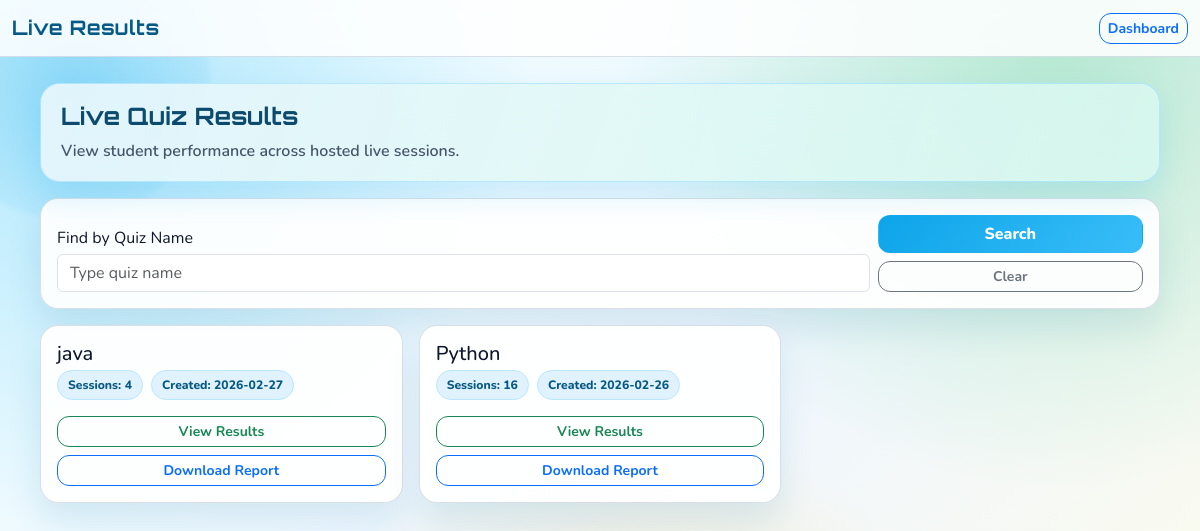
Screenshot of /teacher/live_results (signed in) with the database file from the repository.
### tables this page shows
CREATE TABLE Quizzes(
    quiz_id INTEGER PRIMARY KEY AUTOINCREMENT,

    quiz_name TEXT NOT NULL,
    description TEXT,

    created_by INTEGER NOT NULL,      -- teacher_id

    subject TEXT,                     -- optional
    quiz_code TEXT UNIQUE,            -- practice join code

    mode TEXT DEFAULT 'practice',     -- 'practice' or 'live'

    created_at DATETIME DEFAULT CURRENT_TIMESTAMP,

    FOREIGN KEY (created_by) REFERENCES Users(user_id)
);

### app.py (the view)
@app.route('/teacher/live_results')
@login_required
def teacher_live_results_overview():
    if session.get('role') != 'Teacher':
        flash("Access denied")
        return redirect('/login')
    quiz_query = (request.args.get('q') or '').strip()
    with get_db_connection() as conn:
        filters = ["q.created_by=?"]
        params = [session['user_id']]
        if quiz_query:
            filters.append("LOWER(q.quiz_name) LIKE ?")
            params.append(f"%{quiz_query.lower()}%")
        quizzes = conn.execute(
            f"""
            SELECT
                q.quiz_id,
                q.quiz_name,
                q.created_at,
                COUNT(DISTINCT ls.session_id) AS session_count
            FROM Quizzes q
            LEFT JOIN live_sessions ls ON ls.quiz_id = q.quiz_id
            WHERE {" AND ".join(filters)}
            GROUP BY q.quiz_id, q.quiz_name, q.created_at
            ORDER BY q.quiz_id DESC
            """,
            tuple(params)
        ).fetchall()
    return render_template(
        'teacher/live_results_overview.html',
        quizzes=quizzes,
        quiz_query=quiz_query
    )

### app.py (called while the page is built)
def get_db_connection():
    return DBConnection(DATABASE)

def login_required(f):
    @wraps(f)
    def decorated_function(*args, **kwargs):
        if 'user_id' not in session:
            flash("Please login first")
            return redirect(url_for('login'))
        return f(*args, **kwargs)
    return decorated_function

    def __enter__(self):
        return self.conn

    def __exit__(self, exc_type, exc_val, exc_tb):
        if exc_type is None:
            self.conn.commit()
        else:
            self.conn.rollback()
        self.conn.close()

### templates/teacher/live_results_overview.html (shortened to what this page needs)
<!DOCTYPE html>
<html lang="en">
<head>
<link href="https://cdn.jsdelivr.net/npm/bootstrap@5.3.2/dist/css/bootstrap.min.css" rel="stylesheet">
<link href="{{ url_for('static', filename='css/ui-system.css') }}" rel="stylesheet">
</head>
<body class="app-bg theme-{{ session.get('theme_mode', 'light') }} font-{{ session.get('font_scale', 'medium') }}">
<nav class="navbar navbar-expand-lg topbar">
    <div class="container-fluid">
        <span class="navbar-brand">Live Results</span>
        <a href="{{ url_for('teacher_dashboard') }}" class="btn btn-outline-primary btn-sm">Dashboard</a>
    </div>
</nav>
<div class="page-wrap">
    <div class="section-hero mb-3">
        <h2>Live Quiz Results</h2>
        <p>View student performance across hosted live sessions.</p>
    </div>
    <div class="glass-card p-3 mb-3">
        <form method="GET" class="row g-2 align-items-end">
            <div class="col-12 col-md-9">
                <label class="form-label mb-1">Find by Quiz Name</label>
                <input type="text" name="q" class="form-control" placeholder="Type quiz name" value="{{ quiz_query or '' }}">
            </div>
            <div class="col-12 col-md-3 d-grid gap-2">
                <button class="btn btn-brand" type="submit">Search</button>
                <a class="btn btn-outline-secondary btn-sm" href="{{ url_for('teacher_live_results_overview') }}">Clear</a>
            </div>
        </form>
    </div>
    {% if quizzes %}
    <div class="row g-3">
        {% for quiz in quizzes %}
        <div class="col-12 col-md-6 col-lg-4">
            <div class="glass-card p-3 h-100">
                <h5 class="mb-1">{{ quiz['quiz_name'] }}</h5>
                <div class="d-flex gap-2 flex-wrap mb-3">
                    <span class="chip">Sessions: {{ quiz['session_count'] or 0 }}</span>
                    <span class="chip">Created: {{ quiz['created_at'][:10] if quiz['created_at'] else '-' }}</span>
                </div>
                <div class="d-grid gap-2">
                    <a href="{{ url_for('teacher_live_quiz_results', quiz_id=quiz['quiz_id']) }}" class="btn btn-outline-success btn-sm">View Results</a>
                    <a href="{{ url_for('teacher_live_quiz_results_export', quiz_id=quiz['quiz_id']) }}" class="btn btn-outline-primary btn-sm">Download Report</a>
                </div>
            </div>
        </div>
        {% endfor %}
    </div>
    {% else %}
    <div class="glass-card p-4">
        <p class="mb-0">No live quizzes found.</p>
    </div>
    {% endif %}
</div>
</body>
</html>

### static/css/ui-system.css (style rules this page uses)
:root { --bg-a: #ecfeff; --bg-b: #eff6ff; --bg-c: #fefce8; --brand: #0ea5e9; --brand-dark: #0284c7; --success: #22c55e; --success-dark: #16a34a; --accent: #f97316; --text: #0f172a; --muted: #475569; --card: rgba(255, 255, 255, 0.92); --border: rgba(148, 163, 184, 0.35); }
body.app-bg.font-medium { font-size: 16px; }
* { box-sizing: border-box; }
body.app-bg { min-height: 100vh; background: radial-gradient(circle at 8% 12%, rgba(56, 189, 248, 0.35), transparent 33%), radial-gradient(circle at 88% 6%, rgba(34, 197, 94, 0.28), transparent 34%), radial-gradient(circle at 52% 96%, rgba(251, 191, 36, 0.26), transparent 36%), linear-gradient(140deg, var(--bg-a), var(--bg-b) 55%, var(--bg-c)); font-family: 'Nunito', sans-serif; color: var(--text); position: relative; overflow-x: hidden; }
body.app-bg::before, body.app-bg::after { content: ""; position: fixed; width: 280px; height: 280px; border-radius: 50%; filter: blur(2px); z-index: -1; animation: floatBlob 9s ease-in-out infinite; }
body.app-bg::before { top: -60px; left: -70px; background: radial-gradient(circle, rgba(14, 165, 233, 0.22), rgba(14, 165, 233, 0)); }
body.app-bg::after { bottom: -80px; right: -80px; background: radial-gradient(circle, rgba(249, 115, 22, 0.2), rgba(249, 115, 22, 0)); animation-delay: 1.3s; }
.topbar { background: rgba(255, 255, 255, 0.86); border-bottom: 1px solid var(--border); backdrop-filter: blur(10px); }
.topbar .navbar-brand { color: #075985; font-family: 'Orbitron', sans-serif; font-weight: 700; letter-spacing: 0.5px; }
.page-wrap { width: min(1120px, calc(100% - 28px)); margin: 26px auto 34px; }
.glass-card { border: 1px solid var(--border); border-radius: 18px; box-shadow: 0 18px 34px rgba(14, 116, 144, 0.12); background: var(--card); color: var(--text); }
.section-hero { border: 1px solid rgba(56, 189, 248, 0.34); border-radius: 20px; padding: 18px 20px; box-shadow: 0 14px 30px rgba(14, 165, 233, 0.15); background: linear-gradient(110deg, rgba(255, 255, 255, 0.92), rgba(236, 254, 255, 0.88)); position: relative; }
.section-hero::after { content: ""; position: absolute; inset: 0; border-radius: 20px; pointer-events: none; background: linear-gradient(120deg, rgba(14, 165, 233, 0.09), rgba(34, 197, 94, 0.09)); }
.section-hero h1, .section-hero h2 { font-family: 'Orbitron', sans-serif; font-size: clamp(1.15rem, 2vw, 1.55rem); margin: 0; font-weight: 700; color: #0c4a6e; position: relative; z-index: 1; }
.section-hero p { margin: 8px 0 0; color: var(--muted); font-weight: 600; position: relative; z-index: 1; }
.stat-badge, .chip { display: inline-block; background: #e0f2fe; color: #075985; border: 1px solid #bae6fd; border-radius: 999px; padding: 5px 10px; font-size: 0.76rem; font-weight: 800; }
.btn-brand { background: linear-gradient(120deg, var(--brand), #38bdf8); border-color: transparent; color: #fff; font-weight: 800; border-radius: 12px; }
.btn-outline-primary, .btn-outline-secondary, .btn-outline-danger, .btn-outline-success, .btn-outline-warning { border-radius: 12px; font-weight: 700; }

### rows the page displays
Quizzes: quiz_name "java", quiz "4", created_at "2026-02-27"
Quizzes: quiz_name "Python", quiz "16", created_at "2026-02-26"
